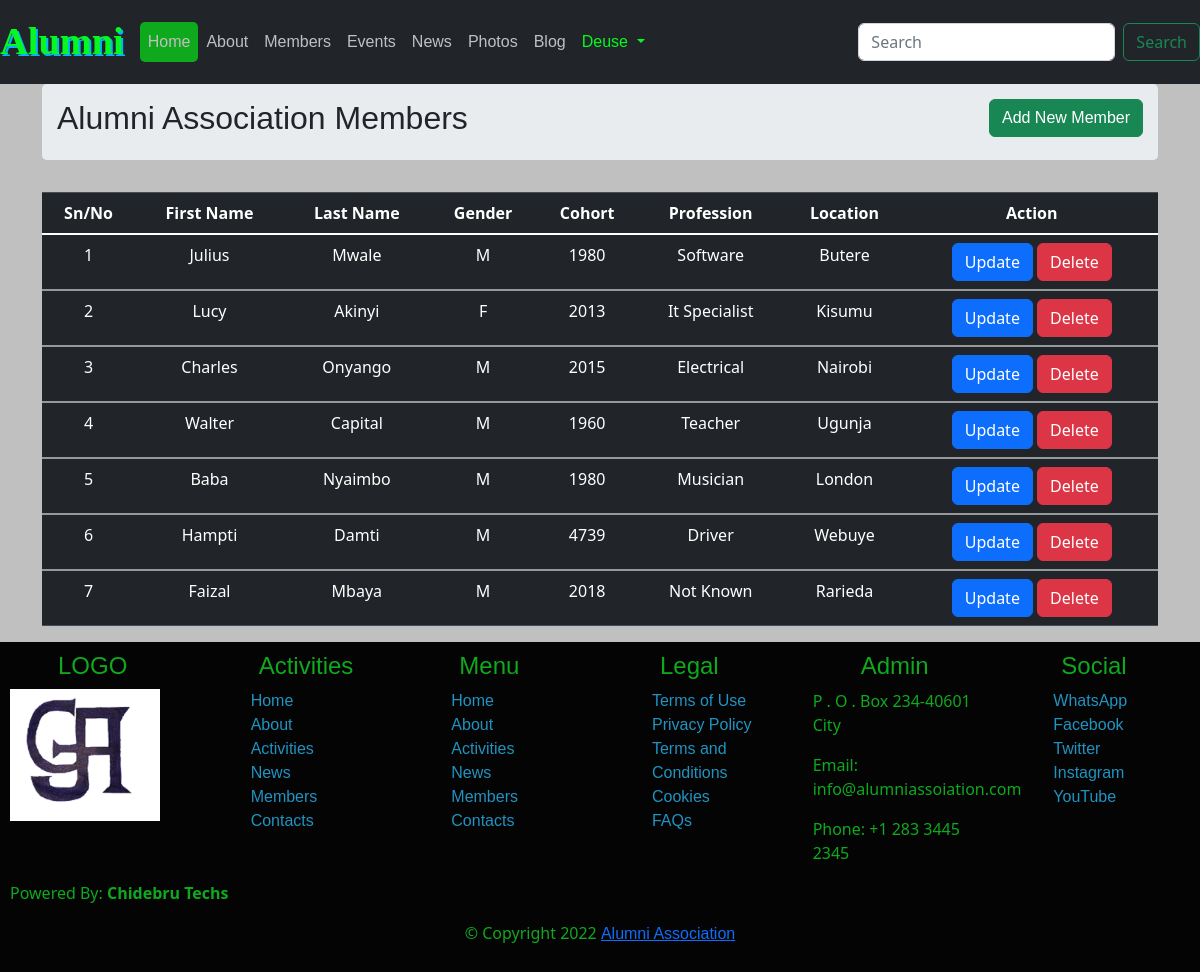
Screenshot of /members (signed in) with the database file from the repository.
### alumni/models.py (models this page shows, shortened)
class User(db.Model, UserMixin):
    id = db.Column(db.Integer, primary_key=True, nullable=False)
    username = db.Column(db.String(80), unique=False, nullable=False)
    email = db.Column(db.String(120), unique=True, nullable=False)
    password = db.Column(db.String(180))
    status = db.Column(db.Integer, default=1, nullable=False)

class Members(db.Model):
    id = db.Column(db.Integer, primary_key=True)
    firstname = db.Column(db.String(80), nullable=False)
    lastname = db.Column(db.String(80),  nullable=False)
    gender = db.Column(db.String(80),  nullable=False)
    cohort = db.Column(db.String(80),  nullable=False)
    profession = db.Column(db.String(80),  nullable=False)
    location = db.Column(db.String(80),  nullable=False)

### alumni/auth.py (the view)
@auth.route("/members", methods=['GET', 'POST'])
def members():
    username = request.form.get('username')
    user = User.query.filter_by(username=username).first()
    members =Members.query.all()
    return render_template('admin/members.html', members=members, user=current_user)

### alumni/templates/admin/members.html (shortened to what this page needs)
{% extends "layout.html" %}
{% block body %}
{% include 'navbar.html' %}
<div class="container">
    <div class="row">
        <div class="col md-12">
            <div class="jumbotron m-head">
                <h2>Alumni Association Members <button type="button" class="btn btn-success float-right" data-toggle="modal" data-target="#addModel" >Add New Member</button></h2>
            </div>
            <table class="table table-hover table-dark">
                <thead >
                    <tr >
                        <th >Sn/No</th>
                        <th>First Name</th>
                        <th>Last Name</th>
                        <th>Gender</th>
                        <th>Cohort</th>
                        <th>Profession</th>
                        <th> Location</th>
                        <th>Action</th>
                    </tr>
                </thead>
                <tbody>
                    {% for member in members %}
                    {% if  member %}
                    <tr>
                        <td>{{ member.id}}</td>
                        <td>{{ member.firstname | title }}</td>
                        <td>{{ member.lastname | title }}</td>
                        <td>{{ member.gender[0] | title }}</td>
                        <td>{{ member.cohort }}</td>
                        <td>{{ member.profession | title }}</td>
                        <td>{{ member.location | title }}</td>
                        <td>
                            <a class="btn btn-primary sm" data-toggle="modal" data-target="#updateModel{{ member.id }}" href="/update_member/{{ member.id }}">Update</a>
                            <a class="btn btn-danger sm" href="/delete_member/{{ member.id }}" onclick="return confirm('Are you Sure to DELETE this member?')">Delete</a>
                        </td>
                    </tr>
                </tbody>
                {% else %}
                <div class="member">
                    <h2>Members list is Currently Empty </h2>
                </div>
                {% endif %}
                {% endfor %}
        </table>
    </div>
</div>
</div>
{% include '_footer.html' %}
{% endblock body %}

### alumni/templates/navbar.html (shortened to what this page needs)
{% block navbar %}
<nav id="navbar_top" class="navbar navbar-expand-lg navbar-dark bg-dark">
    <a class="navbar-brand" href="/"><span class="alumni">Alumni</span></a>
    <div class="collapse navbar-collapse" id="navbarSupportedContent navbar">
      <ul  class="navbar-nav mr-auto" id="linkContain">
        {% if user.is_authenticated %}
        <li class="nav-item  active"  id="navitem">
          <a class="nav-link" href="/">Home <span class="sr-only">(current)</span></a>
        </li>
        <li class="nav-item" id="navitem">
          <a class="nav-link" href="/about">About</a>
        </li>
        <li class="nav-item" id="navitem">
          <a class="nav-link" href="/members">Members</a>
        </li>
        <li class="nav-item" id="navitem">
          <a class="nav-link" href="/events">Events</a>
        </li>
        <li class="nav-item" id="navitem">
          <a class="nav-link" href="/news">News</a>
        </li>
        <li class="nav-item" id="navitem">
          <a class="nav-link" href="/gallery">Photos</a>
        </li>
        <li class="nav-item" id="navitem">
          <a class="nav-link" href="{{ url_for('views.blog_posts') }}">Blog</a>
        </li>
        <li class="nav-itemdropdown">
          <a class="nav-link dropdown-toggle user" href="#" role="button" data-toggle="dropdown" aria-expanded="false">
            {{ user.username | title }}
          </a>
        </li>
        {% endif %}
      </ul>
      <form action="{{ url_for('views.search') }}" method="POST" class="form-inline my-2 my-lg-0">
        <input class="form-control mr-sm-2" type="search" placeholder="Search" aria-label="Search" name="searching">
        <button class="btn btn-outline-success my-2 my-sm-0" type="submit">Search</button>
      </form>
    </div>
  </nav>
{% endblock navbar %}

### alumni/static/css/styles.css (style rules this page uses)
body { background-color: silver !important; font-size: 1.2rem; font-family: Georgia, 'Times New Roman', Times, serif; }
li { font-family: Verdana, Geneva, Tahoma, sans-serif; }
a { font-family:'Lucida Sans', 'Lucida Sans Regular', 'Lucida Grande', 'Lucida Sans Unicode', Geneva, Verdana, sans-serif }
h1, h2, h3, h4, h5, h6 { font-family: 'Franklin Gothic Medium', 'Arial Narrow', Arial, sans-serif; }
nav { position: sticky; }
nav .active { background-color: rgb(15, 169, 30) !important; border-radius: 5px; }
.nav-link { color: silver !important; }
.user { color: rgb(6, 249, 30) !important; font-weight: 600; }
.m-head { padding: 15px; }
.table { color: silver; text-align: center; }
th { font-weight: 700; }
.alumni { color:rgb(6, 249, 30); text-shadow: 2px 2px rgb(6, 180, 249); font-weight: 900; font-family: Cochin, Georgia, Times, 'Times New Roman', serif; font-size: 2.4rem; animation-name: alum; animation-duration: 2s; animation-iteration-count: infinite; }
@media (max-width: 1200px) { .container { max-width: 1140px; } }

### alumni/static/css/gallery.css (style rules this page uses)
* { box-sizing: border-box; }
input { display: none; }

### rows the page displays
User: username "Deuse"
Members: id "1", firstname "Julius", lastname "Mwale", gender "M", cohort "1980", profession "Software", location "Butere"
Members: id "2", firstname "Lucy", lastname "Akinyi", gender "F", cohort "2013", profession "It Specialist", location "Kisumu"
Members: id "3", firstname "Charles", lastname "Onyango", gender "M", cohort "2015", profession "Electrical", location "Nairobi"
Members: id "4", firstname "Walter", lastname "Capital", gender "M", cohort "1960", profession "Teacher", location "Ugunja"
Members: id "5", firstname "Baba", lastname "Nyaimbo", gender "M", cohort "1980", profession "Musician", location "London"
Members: id "6", firstname "Hampti", lastname "Damti", gender "M", cohort "4739", profession "Driver", location "Webuye"
Members: id "7", firstname "Faizal", lastname "Mbaya", gender "M", cohort "2018", profession "Not Known", location "Rarieda"
